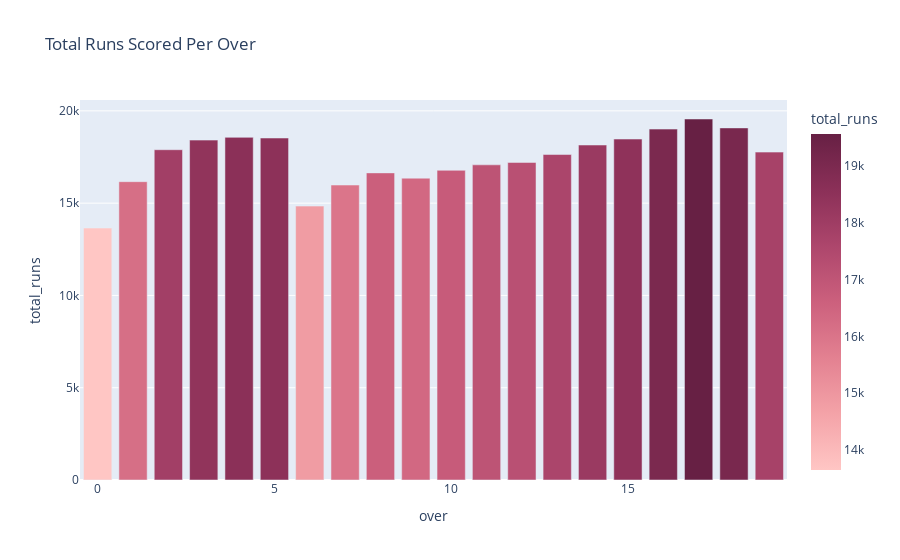

Notebook source saved alongside this figure:
### Code cell
#Total Runs Scored Per Over

Total_Scored_Per_Over = Deliveries_df.groupby('over')['total_runs'].sum().reset_index()
fig1 = pt.bar(Total_Scored_Per_Over, x = "over", y = "total_runs",title = "Total Runs Scored Per Over", color='total_runs',color_continuous_scale='burg')
fig1.show()

### Figure 1 — Plotly figure (JSON) as saved in the notebook; plotly's stock layout.template omitted (floating-point values rounded to 4 significant figures)
{"data": [{"alignmentgroup": "True", "hovertemplate": "over=%{x}<br>total_runs=%{marker.color}<extra></extra>", "legendgroup": "", "marker": {"color": [13651, 16163, 17895, 18415, 18565, 18528, 14839, 15981, 16639, 16353, 16779, 17076, 17205, 17634, 18149, 18472, 19012, 19559, 19076, 17765], "coloraxis": "coloraxis", "pattern": {"shape": ""}}, "name": "", "offsetgroup": "", "orientation": "v", "showlegend": false, "textposition": "auto", "type": "bar", "x": [0, 1, 2, 3, 4, 5, 6, 7, 8, 9, 10, 11, 12, 13, 14, 15, 16, 17, 18, 19], "xaxis": "x", "y": [13651, 16163, 17895, 18415, 18565, 18528, 14839, 15981, 16639, 16353, 16779, 17076, 17205, 17634, 18149, 18472, 19012, 19559, 19076, 17765], "yaxis": "y"}], "layout": {"autosize": true, "barmode": "relative", "coloraxis": {"colorbar": {"title": {"text": "total_runs"}}, "colorscale": [[0, "rgb(255, 198, 196)"], [0.1667, "rgb(244, 163, 168)"], [0.3333, "rgb(227, 129, 145)"], [0.5, "rgb(204, 96, 125)"], [0.6667, "rgb(173, 70, 108)"], [0.8333, "rgb(139, 48, 88)"], [1, "rgb(103, 32, 68)"]]}, "legend": {"tracegroupgap": 0}, "title": {"text": "Total Runs Scored Per Over"}, "xaxis": {"anchor": "y", "autorange": true, "domain": [0, 1], "range": [-0.5, 19.5], "title": {"text": "over"}, "type": "linear"}, "yaxis": {"anchor": "x", "autorange": true, "domain": [0, 1], "range": [0, 20590.0], "title": {"text": "total_runs"}, "type": "linear"}}}
